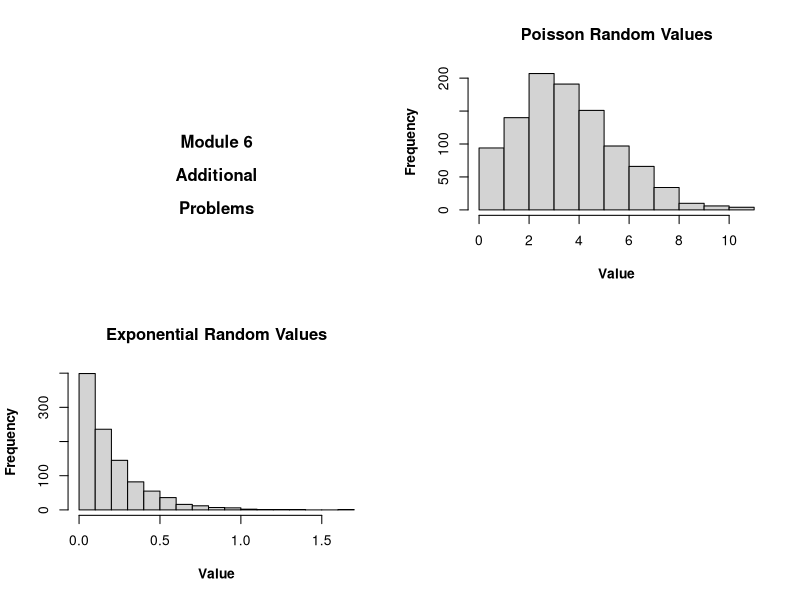

Generate this figure with R: (Note: this script raises an error after producing the figure.)
# Will Zywiec
#
# Johns Hopkins University
# Statistical Methods and Data Analysis
# Module 6 Assignment

rm(list = ls())			# clear objects
graphics.off()			# close graphics windows
par(font.lab = 2)		# bold axis labels

par(mfrow = c(2, 2))	# 4 graphs arranged in 2 rows and 2 columns

plot.new()
mtext("Module 6", font = 2, line = -5, side = 3, outer = FALSE)
mtext("Additional", font = 2, line = -7, side = 3)
mtext("Problems", font = 2, line = -9, side = 3)

# Problem 1
i <- 0
j <- 0
poisson_Matrix <- matrix(c(0:1:100), nrow = 10, ncol = 100)

for(i in 0:9) {
	i <- i + 1
	for(j in 0:99) {
		j <- j + 1
		poisson_Matrix[i, j] <- rpois(1, lambda = 4)
	}
}

hist(poisson_Matrix, breaks = 10, main = "Poisson Random Values", xlab = "Value")
mean_Pois <- mean(poisson_Matrix)
sd_Pois <- sd(poisson_Matrix)
cat("Mean (Poisson):", mean_Pois, "/n")
cat("Standard Deviation (Poisson):", sd_Pois, "/n")

# Problem 2
k <- 0
l <- 0
exponential_Matrix <- matrix(c(0:1:100), nrow = 10, ncol = 100)

for(i in 0:9) {
	i <- i + 1
	for(j in 0:99) {
		j <- j + 1
		exponential_Matrix[i, j] <- rexp(1, rate = 5)
	}
}

hist(exponential_Matrix, breaks = 20, main = "Exponential Random Values", xlab = "Value")
mean_Exp <- mean(exponential_Matrix)
sd_Exp <- sd(exponential_Matrix)
cat("Mean (Exponential):", mean_Exp, "/n")
cat("Standard Deviation (Exponential):", sd_Exp, "/n")

# Problem 3
m <- 0
n <- 0
normal_Matrix <- matrix(c(0:1:500), nrow = 10, ncol = 500)

for(m in 0:10) {
	m <- m + 1
	for(n in 0:499) {
		n <- n + 1
		normal_Matrix[m, n] <- rnorm(1, mean = 50, sd = 10)
	}
}

hist(normal_Matrix, breaks = 40, main = "Normal Random Values", xlab = "Value")

error <- qnorm(0.975) * 10 / sqrt(10)		# qnorm(1 - 0.05 / 2) * sd / n
left_CI <- 50 - error						# mean - error
right_CI <- 50 + error						# mean + error

p <- 0
q <- 0

for(p in 0:499) {
	p <- p + 1
	if(mean(normal_Matrix[, p]) > left_CI & mean(normal_Matrix[, p]) < right_CI) {
		q <- q + 1
	}
}

interval_Mean <- q / 500

cat("The 95% confidence interval is between", left_CI, "and", right_CI, "\n")
cat("The calculated proportion of mean values within the interval is", interval_Mean, "\n")
